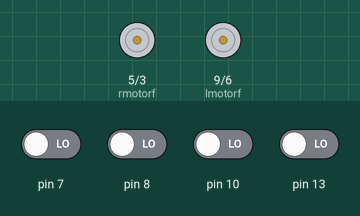
This sketch was run on a simulated Arduino Uno, built with avr-gcc and run on an emulated ATmega328P. Shown: motor-driver pin pairs drawn as motors (green arrow = first pin HIGH = forward, orange = second pin HIGH = backward, longer = more drive). The test bench sets the inputs (shaded band); at power-on: pin 7, pin 8, pin 10, pin 13 LOW.

Above: at 1.2 s.
1.3 s: pin 7 driven HIGH
At 2.4 s:
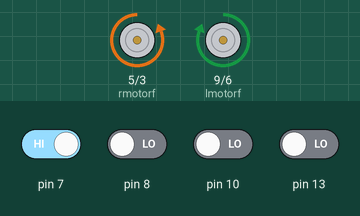
2.8 s: pin 7 driven LOW
At 3.5 s:
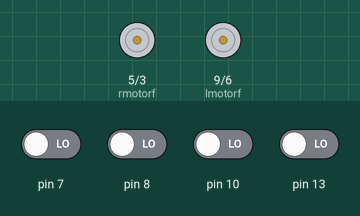
4.3 s: pin 8 driven HIGH
At 4.7 s:
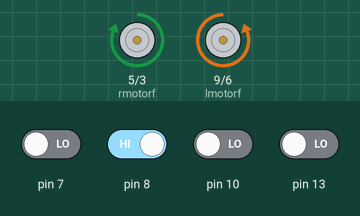
5.8 s: pin 8 driven LOW
At 7.0 s:
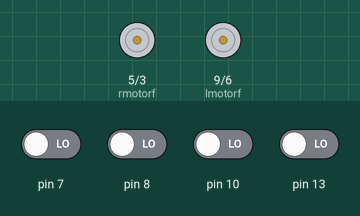
7.3 s: pin 7 driven HIGH and pin 8 driven HIGH and pin 10 driven HIGH and pin 13 driven HIGH
At 8.2 s:
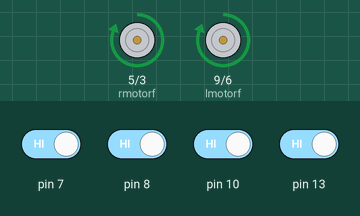
Timing chart, 0 to 9.8 s (numbered marks = the images above; inputs shaded):
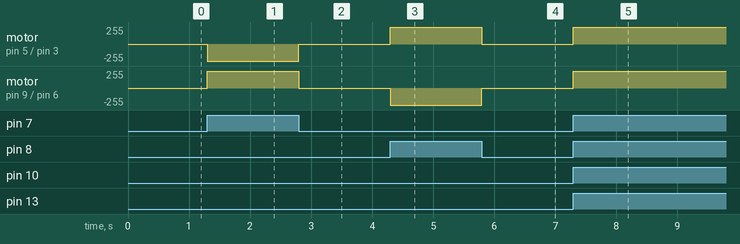

The sketch:

correctedline.ino
```cpp
#define lmotorf 9
#define lmotorb 6
#define rmotorf 5
#define rmotorb 3


void setup() {

pinMode(lmotorf,OUTPUT);
pinMode(rmotorf,OUTPUT);
pinMode(lmotorb,OUTPUT);
pinMode(rmotorb,OUTPUT);
pinMode(13,INPUT);
pinMode(7,INPUT);
pinMode(10,INPUT);
pinMode(8,INPUT);

}

void loop() {

int l1sensor=digitalRead(13);
int l2sensor=digitalRead(7);
int r1sensor=digitalRead(10);
int r2sensor=digitalRead(8);

if((l1sensor==HIGH)&&(r1sensor==HIGH)&&(l2sensor==HIGH)&&(r2sensor==HIGH))
{
// go forward
analogWrite(lmotorf,255);
analogWrite(rmotorf,255);
analogWrite(lmotorb,0);
analogWrite(rmotorb,0);
}
else if(((l1sensor==HIGH)||(l2sensor==HIGH))&& ((r1sensor==LOW)||(r2sensor==LOW)))
{
// turn right
analogWrite(lmotorf,255);
analogWrite(rmotorf,0);
analogWrite(lmotorb,0);
analogWrite(rmotorb,255);
}
else if(((l1sensor==LOW)||(l2sensor==LOW))&&((r1sensor==HIGH)||(r2sensor==HIGH)))
{
// turn left
analogWrite(lmotorf,0);
analogWrite(rmotorf,255);
analogWrite(lmotorb,255);
analogWrite(rmotorb,0);
}
else
{
analogWrite(lmotorf,0);
analogWrite(rmotorf,0);
analogWrite(lmotorb,0);
analogWrite(rmotorb,0);
}

}
```

Measured:
- after the input at 1.3 s, motor on pin 5 (rmotorf) / pin 3 (rmotorb): stopped → backward 255/255 at once; motor on pin 9 (lmotorf) / pin 6 (lmotorb): stopped → forward 255/255 at once
- after the input at 2.8 s, motor on pin 5 (rmotorf) / pin 3 (rmotorb): backward 255/255 → stopped at once; motor on pin 9 (lmotorf) / pin 6 (lmotorb): forward 255/255 → stopped at once
- after the input at 4.3 s, motor on pin 5 (rmotorf) / pin 3 (rmotorb): stopped → forward 255/255 at once; motor on pin 9 (lmotorf) / pin 6 (lmotorb): stopped → backward 255/255 at once
- after the input at 5.8 s, motor on pin 5 (rmotorf) / pin 3 (rmotorb): forward 255/255 → stopped at once; motor on pin 9 (lmotorf) / pin 6 (lmotorb): backward 255/255 → stopped at once
- after the input at 7.3 s, motor on pin 5 (rmotorf) / pin 3 (rmotorb), motor on pin 9 (lmotorf) / pin 6 (lmotorb): stopped → forward 255/255 at once
